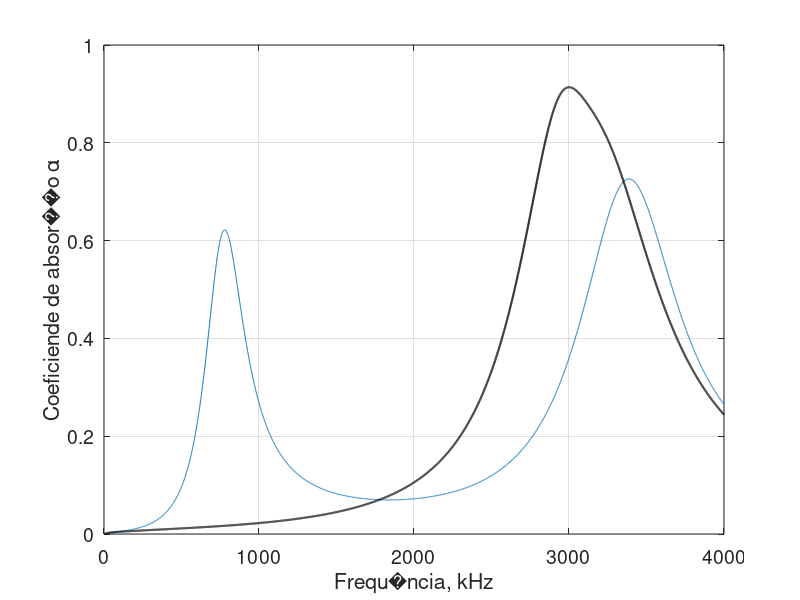

This chart was generated by the following MATLAB code:
% https://github.com/augucarv
%
% This code implements the following paper: 
%
% DUPONT, Thomas et al. Acoustic properties of air-saturated porous 
% materials containing dead-end porosity. Journal of applied physics, 
% v. 110, n. 9, p. 094903, 2011.
% _________________________________________________________________________
clear all
%% Air properties at 20°C

rho0 = 1.205;                                                               % Air density [kg/m^3]
c0 = 343;                                                                   % Sound speed in air [m/s]
P0 = 101325;                                                                % Atmospheric pressure [Pa]
z0 = rho0*c0;                                                               % Characteristic impedance of the air [Rayls]
ni = 15.11e-6;                                                              % Bulk viscosity of air [Pa.s]
Cp = 1.005;                                                                 % Specific heat [kJ/kg.K]
ka = 0.0257;                                                                % Thermal conductivity [W/m.K]
gamma = 1.42;                                                               % Cp/Cv [adimensional]
Pr = 0.713;                                                                 % Prandtl's number
%% Frequency data

f = 1:1:4000;                                                               % Range [Hz]
omega = 2*pi*f;                                                             % Angular frequency [rad/s]
k0 = omega./c0;                                                             % Wave number [1/m]

%% Main pore - Biot's Domain

l = 30e-3;                                                                  % Main pore's length [cm]
d = 2e-3;                                                                   % Main pore's radius [mm]
dmin = 1.8e-3;
phiB = 14/100;
sigmaB = (32*ni)/(phiB*d^2);                                                % Flux resistivity [Pa.s/N]
LambdaB = dmin/2;                                                           % Viscous characteristic length [mm]
LambdalB = d/2;                                                             % Thermal characteristic length [mm]
omegacB = sigmaB*phiB/rho0;                                                 % Eq. (16)

FB = sqrt(1+1i.*((omega.*4*ni*rho0*1)./((phiB^2)*(sigmaB^2)*(LambdaB^2)))); % Eq. (17)
GB = sqrt(1+1i.*((omega.*rho0*Pr*LambdalB^2)./(16*ni)));                    % Eq. (18)
rhoB = (rho0/phiB)*(1-1i*(omegacB./omega).*FB);                             % Eq. (14)
KB = (1/phiB)*((gamma*P0)./(gamma-(gamma-1)*...
    (1-1i*((8*ni.*GB)./(omega.*Pr*rho0*LambdalB^2))).^(-1)));               % Compressibility - Biot - Eq. (15)
ZB = sqrt(rhoB.*KB);                                                        % Impedance - Biot - Eq. (19)
kB = omega.*sqrt(rhoB./KB);                                                 % Wavenumber - Biot - Eq. (19)

%% DE pores - Dupont's Domain

lDE = 25e-3;                                                                % DE pore's length [cm]
phiDE = 13.5/100;
sigmaDE = (32*ni)/(phiDE*d^2);                                              % Flux resistivity [Pa.s/N]
omegacDE = sigmaDE*phiDE/rho0;                                              % Eq. (16)

FDE = sqrt(1+1i*((omega.*4*ni*rho0*1)./((phiDE^2)*(sigmaDE^2)*...
    (LambdaB^2))));                                                         % F - Eq. (17)
GDE = sqrt(1+1i.*((omega.*rho0*Pr*LambdalB^2)./(16*ni)));                   % G - Eq. (18)
rhoDE = (rho0/phiDE)*(1-1i*(omegacDE./omega).*FDE);                         % Eq. (14)
KDE = (1/phiDE)*((gamma*P0)./(gamma-(gamma-1)*...
    (1-1i*((8*ni*GDE)./(omega.*Pr*rho0*LambdalB^2))).^(-1)));               % Compressibility - Eq. (15)
ZDE = sqrt(rhoDE.*KDE);                                                     % Impedance - Eq. (19)
kDE = omega.*sqrt(rhoDE./KDE);                                              % Wavenumber - DE - Eq. (19)

%% Transfer matrices

for i = 1:length(f)
   TDE_temp = [cos(kDE(i).*lDE)    1i*ZDE(i).*sin(kDE(i).*lDE)
               (1i./ZDE(i))*sin(kDE(i).*lDE)   cos(kDE(i)*lDE)];
   TDE(i) = struct('TDE', TDE_temp);                                        % Transfer matrix DE - Eq. (21)
end

for i = 1:length(f)
   YDE_temp = [(TDE(i).TDE(2,2)./TDE(i).TDE(1,2))    -1./TDE(i).TDE(1,2)
               -1./TDE(i).TDE(1,2)     (TDE(i).TDE(1,1)./TDE(i).TDE(1,2))];   
   YDE(i) = struct('Y', YDE_temp);                                          % Transfer matrix DE - Eq. (23)
end

for i = 1:length(f)
   TB_temp = [cos(kB(i).*l)    1i*ZB(i).*sin(kB(i).*l)
               (1i./ZB(i))*sin(kB(i).*l)   cos(kB(i)*l)];
   TB(i) = struct('TB', TB_temp);                                           % Transfer matrix Biot - Eq. (26)
end

for i = 1:length(f)
   YB_temp= [(TB(i).TB(2,2)./TB(i).TB(1,2))    -1./TB(i).TB(1,2)
               -1./TB(i).TB(1,2)     (TB(i).TB(1,1)./TB(i).TB(1,2))];   
   YB(i) = struct('Y', YB_temp);                                            % Transfer matrix Biot - Eq. (28)
end

for i = 1:length(f)
    
    TNS_temp = (1./YB(i).Y(1,2)).*...
               [-YB(i).Y(2,2)      -1
               ((YB(i).Y(1,2)).^2)-(YB(i).Y(2,2).*((YB(i).Y(1,1))+...
               (YDE(i).Y(1,1))-(((YDE(i).Y(1,2).^2)./...
               ((YDE(i).Y(2,2)))))))   -((YB(i).Y(1,1))+...
               (YDE(i).Y(1,1))-(((YDE(i).Y(1,2).^2)./...
               ((YDE(i).Y(2,2))))))];
    
    TNS(i) = struct('TNS', TNS_temp);                                       % Transfer matrix - Eq. (31)
    
end

clearvars TDE_temp YDE_temp TB_temp YB_temp TNS_temp

%% Absorption coefficient - Material with hardback at the end

for i = 1:length(f)
ZsHB_temp = TNS(i).TNS(1,1)./TNS(i).TNS(2,1);                               % Eq. (45)
ZsHB(i) = struct('ZsHB',ZsHB_temp);
alphaHB(i) = 1-abs((ZsHB(i).ZsHB-z0)./(ZsHB(i).ZsHB+z0)).^2;
end

%% Absorption coefficient  - Cavity - Eq. (44)

lcav = 20e-3;

for i = 1:length(f)
    TCAV_temp = [cos(k0(i).*lcav)  1i*z0.*sin(k0(i)*lcav)
                 (1i./z0)*(sin(k0(i)*lcav))  cos(k0(i)*lcav)];
    TCAV(i) = struct('TCAV', TCAV_temp);
end

for i = 1:length(f)
    TS_temp = TNS(i).TNS*TCAV(i).TCAV;
    TS(i) = struct('TS', TS_temp);
end

for i = 1:length(f)
ZsCAV_temp = TS(i).TS(1,1)./TS(i).TS(2,1);                                  % Eq. (45)
ZsCAV(i) = struct('ZsCAV',ZsCAV_temp);
alphaCAV(i) = 1-abs((ZsCAV(i).ZsCAV-z0)./(ZsCAV(i).ZsCAV+z0)).^2;
end

plot(f,alphaCAV,f,alphaHB,'k','linewidth',1.5)
set(gca,'fontsize',14)
xlabel('Frequ�ncia, kHz')
ylabel('Coeficiende de absor��o \alpha')
grid on